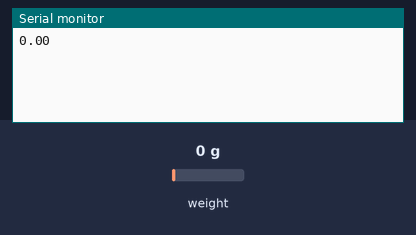
A program run on a simulated Arduino Nano, built with avr-gcc and run on an emulated ATmega328P. Shown: the last lines printed to the serial monitor. Inputs (shaded band) come from the test bench; at power-on: weight on the scale 0 g.

Above: at 3.2 s.
3.3 s: weight on the scale set to 1250 g
At 5.2 s:
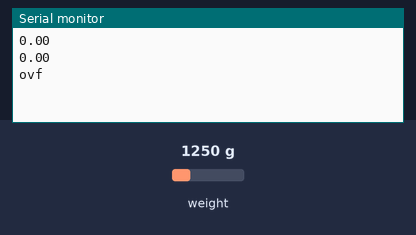
6.9 s: weight on the scale set to 2500 g
At 8.5 s:
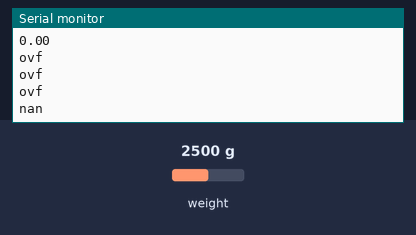

The program:

main.cpp
```cpp
//#include <iostream>
#include <HX711.h>
#include <SoftwareSerial.h>

#define calibration_factor -21010
#define DOUT  7 //MOSI pin
#define CLK  8 //MISO pin
#define TxD 1
#define RxD 0


SoftwareSerial mySerial(RxD, TxD); // RX, TX for Bluetooth
HX711 scale;

#include<math.h>
using namespace std;
// find gcd
int gcd(int a, int b) {
   int t;
   while(1) {
      t= a%b;
      if(t==0)
      return b;
      a = b;
      b= t;
   }
}

double encrypt(double message) {
   //2 random prime numbers
   double p = 69697;
   double q = 420691;
   double n=p*q;//calculate n
   double track;
   double phi= (p-1)*(q-1);//calculate phi
   //public key
   //e stands for encrypt
   double e=100;
   //for checking that 1 < e < phi(n) and gcd(e, phi(n)) = 1; i.e., e and phi(n) are coprime.
   while(e<phi) {
      track = gcd(e,phi);
      if(track==1)
         break;
      else
         e++;
   }
   //private key
   //d stands for decrypt
   //choosing d such that it satisfies d*e = 1 mod phi
    double d1=1/e;
    double d=fmod(d1,phi);          //The number that needs to be stored in the application (together with p and q)
    //double message;
    //printf("Write your message here\n");
    //scanf("%lf",&message);

    double enc;                 //Ensure that the encryption is not manipulated
    double c = pow(message,e);  //encrypt the message
    enc=fmod(c,n);                //Encryption part two
    double m = pow(c,d);        //Decrypting message
    m=fmod(m,n);                //Decryption part two


    //Control the code and the compilation
    //cout<<"Original Message = "<<message;
    //cout<<"\n"<<"1 Encrypted message = "<<enc;
    //cout<<"\n"<<"Decrypted message = "<<m;
    //cout<<"\n"<<"Track = "<<track;
    //cout<<"\n"<<"n = "<<n;
    return enc;
}


void tare()
{
    //Serial.println("Tare");

    scale.tare(); //reset the weight
    yield();
    delay(1000);
}


void setup()
{
    Serial.begin(9600);
    mySerial.begin(9600);
    scale.begin(DOUT, CLK);
    yield();

    scale.set_scale(calibration_factor);
    tare();
}

void loop()
{
    byte c;

    if(mySerial.available())
    {
        c = mySerial.read();
        //Serial.println(c);
        if(c == 97)
        {
            tare();
        }
    }

    double value = scale.get_units();
    double encrypted = encrypt(value);
    mySerial.println(encrypted);
    Serial.println(encrypted);
    delay(1000);

}
```

Measured:
- after the input at 3.3 s, the serial monitor: prints a new line after 1.0 s (image 1)
- after the input at 6.9 s, the serial monitor: prints a new line after 0.74 s (image 2)
